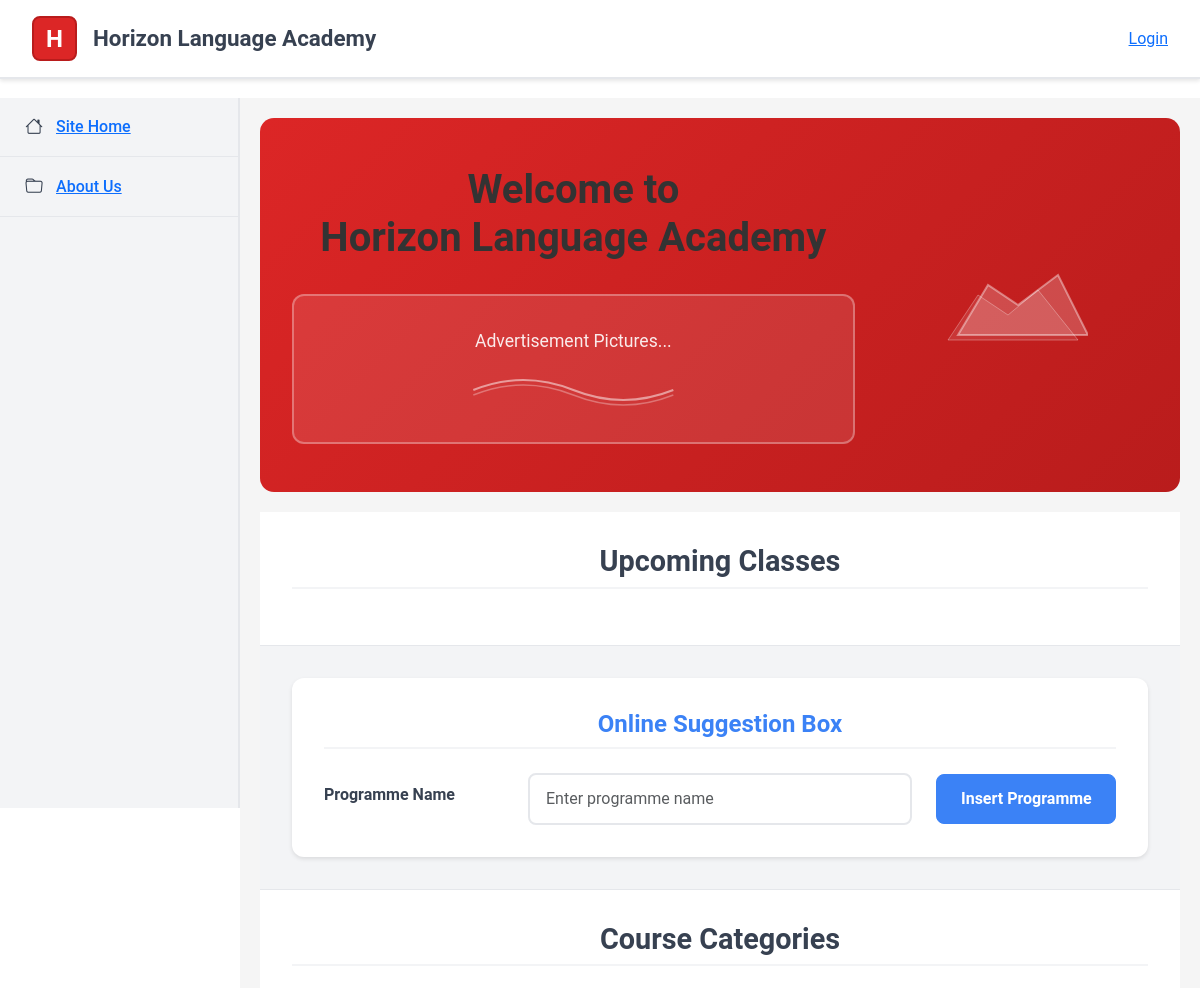
Before: / (upper part) with the older database file.
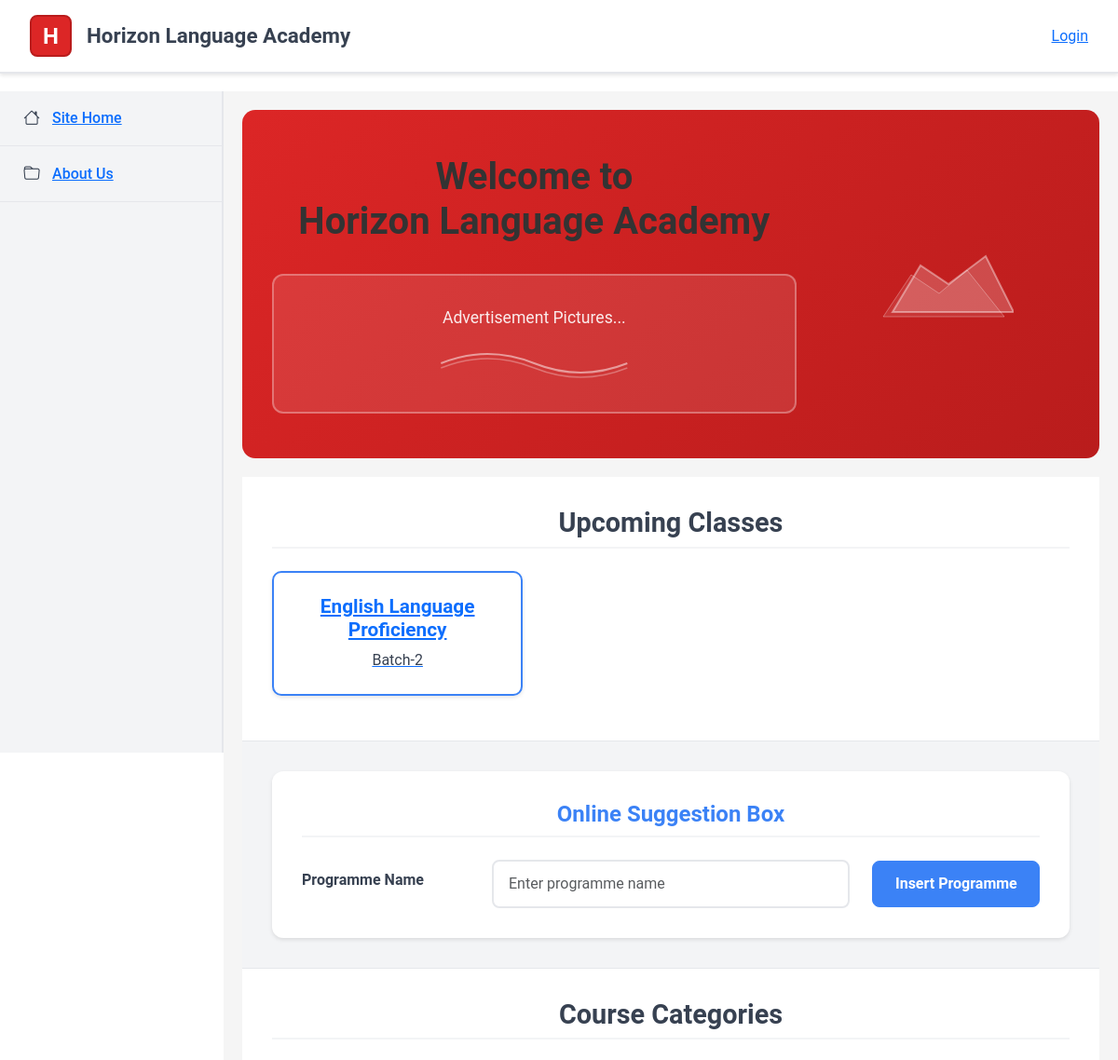
After: the same page with the newer database file.
### tables this page shows
CREATE TABLE batch (
  batch_id    VARCHAR(50) PRIMARY KEY,
  batch_no    VARCHAR(50),
  start_date  DATE,
  end_date    DATE,
  course_id   VARCHAR(50)
);

CREATE TABLE course (
  course_id   VARCHAR(50) PRIMARY KEY,
  course_name VARCHAR(100) NOT NULL,
  course_fees DECIMAL(10,2)
);

### index.php (the view, shortened to what this page needs)
<?php
$pdo = db();
$sql = "
SELECT
    b.batch_id,
    b.batch_no,
    b.start_date,
    b.course_id,
    c.course_name
FROM batch AS b
INNER JOIN course AS c
    ON b.course_id = c.course_id
WHERE b.start_date > CURDATE()
;
";
$stmt = $pdo->prepare($sql);
$stmt->execute();
$upcoming_classes = $stmt->fetchAll(PDO::FETCH_ASSOC);
?>
<!DOCTYPE html>
<html lang="en">
<head>
    <link href="https://cdn.jsdelivr.net/npm/bootstrap@5.3.7/dist/css/bootstrap.min.css" rel="stylesheet">
    <link rel="stylesheet" href="https://cdn.jsdelivr.net/npm/bootstrap-icons@1.13.1/font/bootstrap-icons.min.css">
    <link rel="stylesheet" href="static/style.css">
</head>
<body>
    <?php include 'header.php'; ?>
    <div class="row g-0">
        <?php include 'sidebar.php'; ?>
        <div class="col-lg-10 col-md-9 col-8 main-content">
            <div class="welcome-banner">
                <div class="row">
                    <div class="col-lg-8">
                        <h1 class="welcome-title">Welcome to<br>Horizon Language Academy</h1>
                        <div class="advertisement-area">
                            <p class="ad-text">Advertisement Pictures...</p>
                            <div class="wave-decoration">
                                <svg viewBox="0 0 200 40" class="wave-svg">
                                    <path d="M0,20 Q50,0 100,20 T200,20" stroke="white" stroke-width="2" fill="none" opacity="0.5"/>
                                    <path d="M0,25 Q50,5 100,25 T200,25" stroke="white" stroke-width="1.5" fill="none" opacity="0.3"/>
                                </svg>
                            </div>
                        </div>
                    </div>
                    <div class="col-lg-4 d-flex align-items-center justify-content-center">
                        <div class="mountain-decoration">
                            <svg viewBox="0 0 150 100" class="mountain-svg">
                                <path d="M20,80 L50,30 L80,50 L120,20 L150,80 Z" fill="rgba(255,255,255,0.2)" stroke="rgba(255,255,255,0.4)" stroke-width="2"/>
                                <path d="M10,85 L40,40 L70,60 L100,35 L140,85 Z" fill="rgba(255,255,255,0.1)" stroke="rgba(255,255,255,0.3)" stroke-width="1"/>
                            </svg>
                        </div>
                    </div>
                </div>
            </div>
            <div class="upcoming-classes-section">
                <h2 class="section-heading">Upcoming Classes</h2>
                <div class="row">
                    <?php foreach ($upcoming_classes as $c): ?>
                        <div class="col-lg-4 col-md-6 mb-3">
                            <a href="enroll_now.php?batch_id=<?php echo $c['batch_id']; ?>">
                                <div class="batch-card">
                                    <h5 class="batch-title"><?php echo $c['course_name'];?></h5>
                                    <p class="batch-info">Batch-<?php echo $c['batch_no'];?></p>
                                </div>
                            </a>
                        </div>
                    <?php endforeach; ?>
                </div>
            </div>
            <div class="suggestion-box-section">
                <div class="suggestion-box">
                    <h3 class="suggestion-title">Online Suggestion Box</h3>
                    <form action="index.php" method="post" class="suggestion-form">
                        <div class="row align-items-center">
                            <div class="col-md-3">
                                <label for="pname" class="form-label">Programme Name</label>
                            </div>
                            <div class="col-md-6">
                                <input type="text" id="pname" name="pname" required class="form-control"
                                       placeholder="Enter programme name">
                            </div>
                            <div class="col-md-3">
                                <input type="submit" value="Insert Programme"
                                       class="btn btn-primary w-100" name="btnPinsert">
                            </div>
                        </div>
                    </form>
                </div>
            </div>
            <div class="course-categories-section">
                <h2 class="section-heading">Course Categories</h2>
            </div>
        </div>
    </div>
</body>
</html>

### header.php
<div class="top-header">
    <div class="d-flex justify-content-between align-items-center">
        <div class="logo-section">
            <div class="logo-box">H</div>
            <span class="brand-title">Horizon Language Academy</span>
        </div>
        <?php if ($_SESSION['logged_in']): ?>
            <div class="header-icons">
                <p class="icon-btn"><?php echo $_SESSION['user_name']?></p>
                <p class="icon-btn"><?php echo $_SESSION['role']?></p>
                <form method="post" action="logout.php" style="display: inline;">
                    <button type="submit" class="icon-btn">Logout</button>
                </form>
            </div>
        <?php else: ?>
            <div class="header-icons">
                <a href="login.php">Login</a>
            </div>
        <?php endif; ?>
    </div>
</div>

### sidebar.php (shortened to what this page needs)
<div class="col-lg-2 col-md-3 col-4 main-sidebar">
            <div class="sidebar-item" data-page="index.php">
                <i class="bi bi-house"></i>
                <a href="index.php">Site Home</a>
            </div>
            <div class="sidebar-item" data-page="aboutus.php">
                    <i class="bi bi-folder"></i>
                    <a href="aboutus.php">About Us</a>
            </div>
</div>

### static/style.css (style rules this page uses)
:root { --primary-red: #dc2626; --dark-gray: #374151; --light-gray: #f3f4f6; --border-gray: #e5e7eb; --blue-accent: #3b82f6; }
body { align-items: center; background-color: #ffffff; color: #333; font-family: -apple-system, Arial, BlinkMacSystemFont, Geneva, 'Helvetica Neue'; font-family: Roboto, sans-serif, 'Segoe UI', Tahoma, Verdana; justify-content: center; margin: 0; padding-top: 90px; }
h1 { text-align: center; color: #333; }
.main-content { background-color: #f5f5f5; margin-left: 240px; margin-top: 1vh; width: calc(100% - 240px); padding: 20px; min-height: calc(100vh - 90px); }

### static/enrollment.css (style rules this page uses)
.welcome-banner { background: #e60023; color: #fff; padding: 18px 20px; border-radius: 14px; text-align: center; margin-bottom: 20px; }

### static/header.css (style rules this page uses)
.top-header { background-color: white; border-bottom: 2px solid var(--border-gray); padding: 1rem 2rem; box-shadow: 0 2px 4px rgba(0, 0, 0, 0.1); position: fixed; top: 0; left: 0; width: 100%; z-index: 1999; }
.logo-section { display: flex; align-items: center; gap: 1rem; }
.logo-box { width: 45px; height: 45px; background-color: var(--primary-red); border-radius: 8px; display: flex; align-items: center; justify-content: center; color: white; font-weight: bold; font-size: 1.5rem; border: 2px solid #b91c1c; }
.brand-title { font-size: 1.4rem; font-weight: 700; color: var(--dark-gray); }
.header-icons { display: flex; gap: 0.5rem; }

### static/index.css (style rules this page uses)
.welcome-banner { background: linear-gradient(135deg, var(--primary-red) 0%, #b91c1c 100%); color: white; padding: 3rem 2rem; position: relative; overflow: hidden; }
.welcome-title { font-size: 2.5rem; font-weight: 700; line-height: 1.2; margin-bottom: 2rem; }
.advertisement-area { background-color: rgba(255, 255, 255, 0.1); border: 2px solid rgba(255, 255, 255, 0.3); border-radius: 12px; padding: 2rem; margin-top: 1rem; position: relative; }
.ad-text { font-size: 1.1rem; margin-bottom: 1rem; opacity: 0.9; }
.wave-decoration { margin-top: 1rem; }
.wave-svg { width: 100%; height: 40px; }
.mountain-decoration { width: 150px; height: 100px; }
.mountain-svg { width: 100%; height: 100%; }
.upcoming-classes-section { background-color: white; padding: 2rem; border-bottom: 1px solid var(--border-gray); }
.section-heading { font-size: 1.8rem; font-weight: 600; color: var(--dark-gray); margin-bottom: 1.5rem; text-align: center; border-bottom: 2px solid var(--light-gray); padding-bottom: 0.5rem; }
.batch-card { background: white; border: 2px solid var(--blue-accent); border-radius: 10px; padding: 1.5rem; text-align: center; transition: all 0.3s ease; box-shadow: 0 2px 4px rgba(0, 0, 0, 0.1); }
.batch-title { font-size: 1.3rem; font-weight: 700; color: var(--red-accent); margin-bottom: 0.5rem; }
.batch-info { font-size: 1rem; color: var(--dark-gray); margin: 0; }
.suggestion-box-section { background-color: var(--light-gray); padding: 2rem; border-bottom: 1px solid var(--border-gray); }
.suggestion-box { background: white; border: 2px solid var(--red-accent); border-radius: 12px; padding: 2rem; box-shadow: 0 2px 4px rgba(0, 0, 0, 0.1); }
.suggestion-title { font-size: 1.5rem; font-weight: 600; color: var(--blue-accent); margin-bottom: 1.5rem; text-align: center; border-bottom: 2px solid var(--light-gray); padding-bottom: 0.5rem; }
.suggestion-form .form-label { font-weight: 600; color: var(--dark-gray); }
.suggestion-form .form-control { border: 2px solid var(--border-gray); border-radius: 8px; padding: 0.75rem 1rem; transition: all 0.2s; }
.btn-primary { background-color: var(--blue-accent); border-color: var(--blue-accent); padding: 0.75rem 1.5rem; border-radius: 8px; font-weight: 600; transition: all 0.2s; }
.course-categories-section { background-color: white; padding: 2rem; border-bottom: 1px solid var(--border-gray); }

### static/sidebar.css (style rules this page uses)
.main-sidebar { background-color: var(--light-gray); border-right: 2px solid var(--border-gray); position: fixed; left: 0; width: 240px; height: calc(100vh - 90px); overflow-y: auto; margin-top: 1vh; z-index: 99999; }
.sidebar-item { padding: 1rem 1.5rem; border-bottom: 1px solid var(--border-gray); display: flex; align-items: center; gap: 0.75rem; cursor: pointer; transition: all 0.3s ease; color: var(--dark-gray); font-weight: 500; }
.sidebar-item i { width: 20px; text-align: center; font-size: 1.1rem; }

Changed rows visible on the page:
added batch: course.course_name "English Language Proficiency", batch_no "2"
